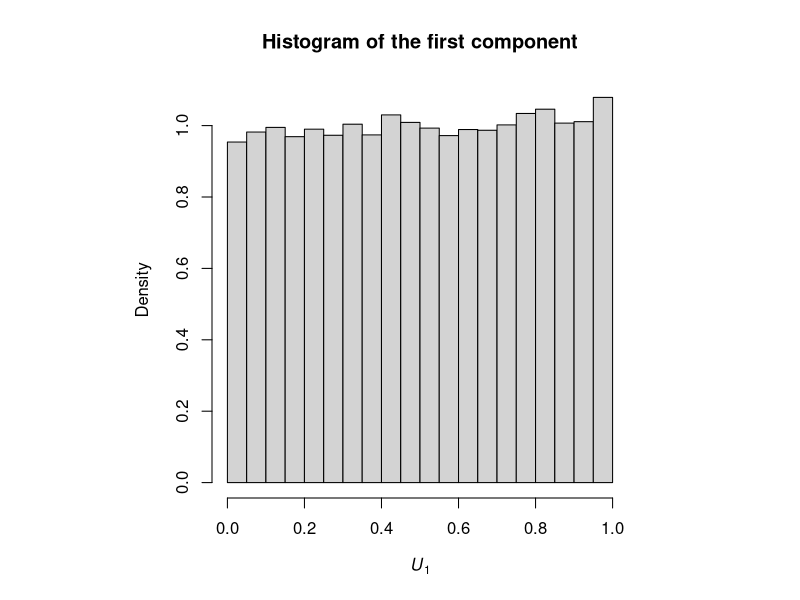
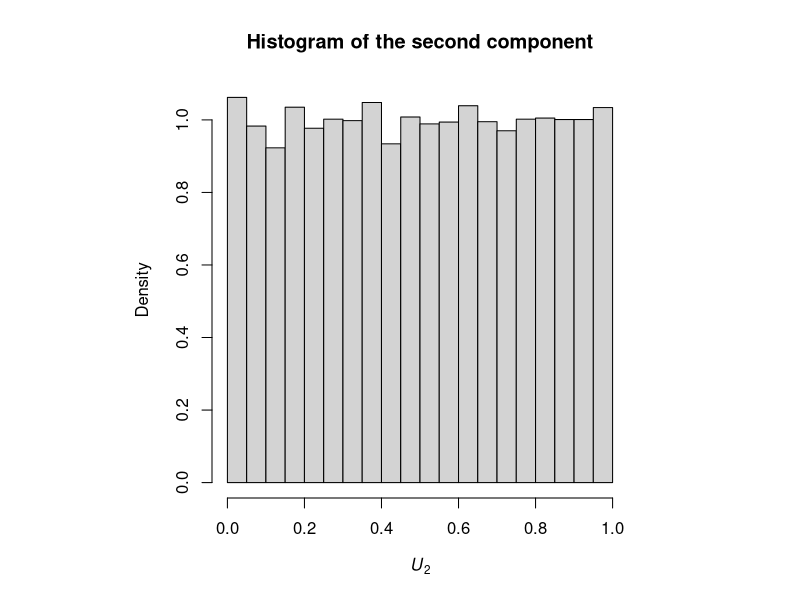
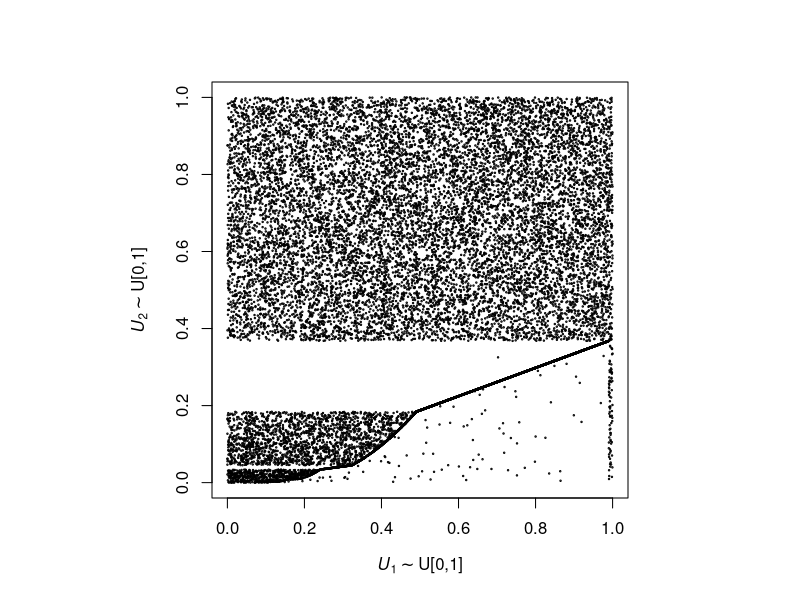
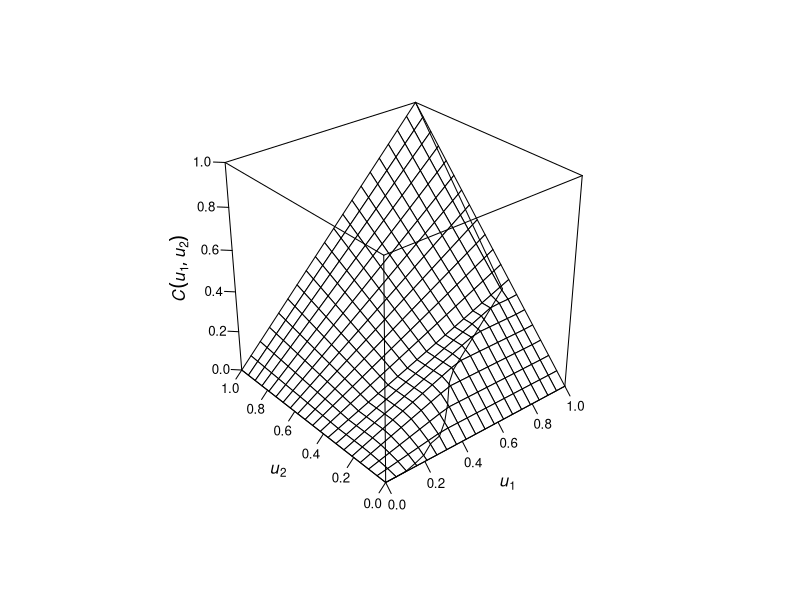
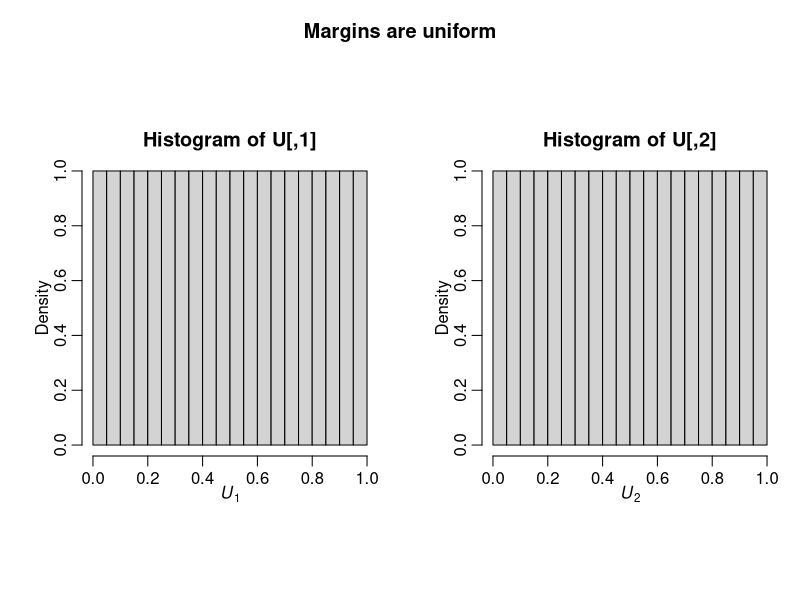
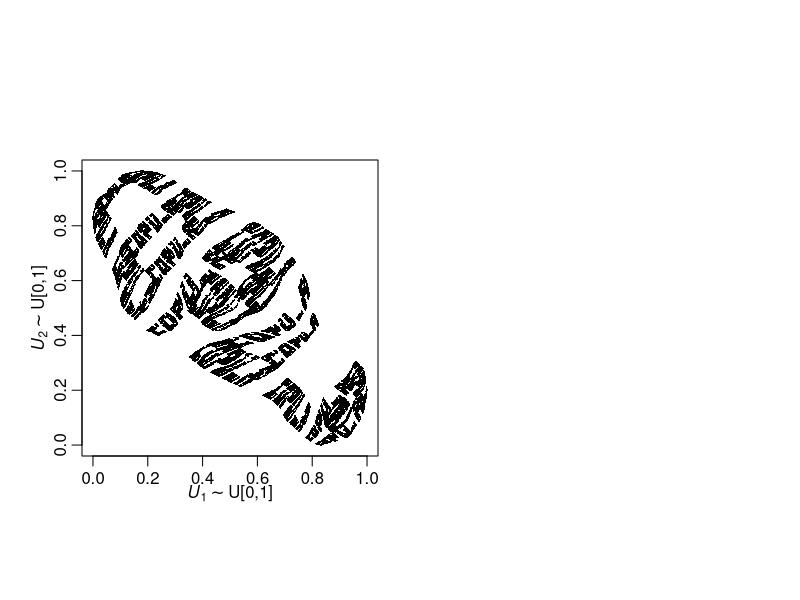

Recreate these plots in R, in order.
## ---- chunk 1
Lambda <- function(t) pmax(log(t), 0)
LambdaInv <- function(t) (t != 0)*exp(t) ## <=>  ifelse(t == 0, 0, exp(t))
## ---- chunk 2
M1 <- function(t) 0.01*t
M1Inv <- function(t) t/0.01

M2 <- function(t) {
    f <- function(t.) {
      	ct <- ceiling(t.)
	if(ct %% 2) t. - (ct-1)/2 else ct/2
    }
    unlist(lapply(t, f))
}
M2Inv <- function(t) {
    f <- function(t.) {
        if(t. == 0) return(0)
        t. + ceiling(t) - 1
    }
    unlist(lapply(t, f))
}
## ---- chunk 3
S1 <- function(t, H) exp(-(M1(t) + Lambda(t)*(1-exp(-H))))
S1Inv <- function(u, H, upper=1e6) unlist(lapply(u, function(u.)
    uniroot(function(x) S1(x,H=H)-u., interval=c(0, upper))$root))
S2 <- function(t, H) exp(-(M2(t) + Lambda(t)*(1-exp(-H))))
S2Inv <- function(u, H, upper=1e6) unlist(lapply(u, function(u.)
    uniroot(function(x) S2(x,H=H)-u., interval=c(0, upper))$root))
## ---- chunk 4
p1 <- function(t, k, H) exp(-M1(t)-H*k)
p1Inv <- function(u, k, H, upper=1e6) unlist(lapply(u, function(u.)
    uniroot(function(x) p1(x,k=k,H=H)-u., interval=c(0, upper))$root))
p2 <- function(t, k, H) exp(-M2(t)-H*k)
p2Inv <- function(u, k, H, upper=1e6) unlist(lapply(u, function(u.)
    uniroot(function(x) p2(x,k=k,H=H)-u., interval=c(0, upper))$root))
## ---- chunk 5
p <- function(t, k, H, I, p1, p2){
    if((lI <- length(I)) == 0){
        stop("error in p")
    }else if(lI==1){
        if(I==1) p1(t, k=k, H=H) else p2(t, k=k, H=H)
    }else{ # lI == 2
        c(p1(t, k=k, H=H), p2(t, k=k, H=H))
    }
}
pInv <- function(u, k, H, I, p1Inv, p2Inv){
    if((lI <- length(I)) == 0){
        stop("error in pInv")
    }else if(lI==1){
        if(I==1) p1Inv(u, k=k, H=H) else p2Inv(u, k=k, H=H)
    }else{ # lI == 2
        c(p1Inv(u[1], k=k, H=H), p2Inv(u[2], k=k, H=H))
    }
}
## ---- chunk 6
C <- function(u, H, Lambda, S1Inv, S2Inv) {
    if(all(u == 0)) 0 else
    u[1]*u[2] * exp(expm1(-H)^2 * Lambda(min(S1Inv(u[1],H), S2Inv(u[2],H))))
}
## ---- chunk 7
s.comp <- function(u1, H, S1Inv, S2){
    if(u1 == 0) 0 else S2 (S1Inv(u1,H), H)
}
## ---- chunk 8
rC1 <- function(H, LambdaInv, S1, S2, p1, p2, p1Inv, p2Inv) {
    d <- 2 # dim = 2
    ## (1)
    U <- runif(d) # for determining the default times of all components
    ## (2) -- t_{h,0} := initial value for the occurrence of the homogeneous
    ##                   Poisson process with unit intensity
    t_h <- 0
    t <- 0 # t_0; initial value for the occurrence of the jump process
    k <- 1 # indices for the sets I
    I_ <- list(1:d) # I_k; indices for which tau has to be determined
    tau <- rep(Inf,d) # in the beginning, set all default times to Inf (= "no default")
    ## (3)
    repeat{
        ## (4)
        ## k-th occurrence of a homogeneous Poisson process with unit intensity:
        t_h[k] <- rexp(1) + if(k == 1) 0 else t_h[k-1]
        ## k-th occ. of non-homogeneous Poisson proc. with integrated rate function Lambda:
        t[k] <- LambdaInv(t_h[k])
        ## (5)
        pvec <- p(t[k], k=k, H=H, I=c(1,2), p1=p1, p2=p2) # c(p_1(t_k), p_2(t_k))
        I. <- (1:d)[U >= pvec] # determine all i in I
        I <- intersect(I., I_[[k]]) # determine I
        ## (6)--(10)
        if(length(I) > 0){
            default.at.t <- U[I] <= p(t[k], k=k-1, H=H, I=I, p1=p1, p2=p2)
            tau[I[default.at.t]] <- t[k]
            Ic <- I[!default.at.t] # I complement
            if(length(Ic) > 0) tau[Ic] <- pInv(U[Ic], k=k-1, H=H, I=Ic,
                                               p1Inv=p1Inv, p2Inv=p2Inv)
        }
        ## (11) --  define I_{k+1} := I_k \ I
        I_[[k+1]] <- setdiff(I_[[k]], I)
        ## (12)
        if(length(I_[[k+1]]) == 0) break else k <- k+1
    }
    ## (14)
    c(S1(tau[1], H=H), S2(tau[2], H=H))
}
## ---- chunk 9
rC <- function(n, H, LambdaInv, S1, S2, p1, p2, p1Inv, p2Inv){
    mat <- t(sapply(rep(H, n), rC1, LambdaInv=LambdaInv, S1=S1, S2=S2,
                    p1=p1, p2=p2, p1Inv=p1Inv, p2Inv=p2Inv))
    row.names(mat) <- NULL
    mat
}

## Generate copula data
n <- 2e4
H <- 10
set.seed(271)
U <- rC(n, H=H, LambdaInv=LambdaInv, S1=S1, S2=S2, p1=p1, p2=p2, p1Inv=p1Inv, p2Inv=p2Inv)

## Check margins of U
par(pty="s")
hist(U[,1], probability=TRUE, main="Histogram of the first component",
     xlab=expression(italic(U[1])))
hist(U[,2], probability=TRUE, main="Histogram of the second component",
     xlab=expression(italic(U[2])))

## Plot U (copula sample)
plot(U, cex=0.2, xlab=expression(italic(U[1])%~%~"U[0,1]"),
                 ylab=expression(italic(U[2])%~%~"U[0,1]"))
## ---- chunk 10
require(lattice)
wf.plot <- function(grid, val.grid, s.comp, val.s.comp, Lambda, S1Inv, S2Inv){
    wireframe(val.grid ~ grid[,1]*grid[,2], xlim=c(0,1), ylim=c(0,1), zlim=c(0,1),
              aspect=1, scales = list(arrows=FALSE, col=1), # remove arrows
              par.settings= list(axis.line = list(col="transparent"), # remove global box
                                 clip = list(panel="off")),
              pts = cbind(s.comp, val.s.comp), # <- add singular component
              panel.3d.wireframe = function(x, y, z, xlim, ylim, zlim, xlim.scaled,
                                            ylim.scaled, zlim.scaled, pts, ...) {
                  panel.3dwire(x=x, y=y, z=z, xlim=xlim, ylim=ylim, zlim=zlim,
                               xlim.scaled=xlim.scaled, ylim.scaled=ylim.scaled,
                               zlim.scaled=zlim.scaled, ...)
                  xx <- xlim.scaled[1]+diff(xlim.scaled)*(pts[,1]-xlim[1])/diff(xlim)
                  yy <- ylim.scaled[1]+diff(ylim.scaled)*(pts[,2]-ylim[1])/diff(ylim)
                  zz <- zlim.scaled[1]+diff(zlim.scaled)*(pts[,3]-zlim[1])/diff(zlim)
                  panel.3dscatter(x=xx, y=yy, z=zz, xlim=xlim, ylim=ylim, zlim=zlim,
                                  xlim.scaled=xlim.scaled, ylim.scaled=ylim.scaled,
                                  zlim.scaled=zlim.scaled, type="l", col=1, ...)
              },
              xlab = expression(italic(u[1])),
              ylab = expression(italic(u[2])),
              zlab = list(expression(italic(C(u[1],u[2]))), rot=90))
}

## Copula plot with singular component
u <- seq(0, 1, length.out=20) # grid points per dimension
grid <- expand.grid(u1=u, u2=u) # grid
val.grid <- apply(grid, 1, C, H=H, Lambda=Lambda, S1Inv=S1Inv, S2Inv=S2Inv) # copula values on grid
s.comp <- cbind(u, sapply(u, s.comp, H=H, S1Inv=S1Inv, S2=S2)) # pairs (u1, u2) on singular component
val.s.comp <- apply(s.comp, 1, C, H=H, Lambda=Lambda, S1Inv=S1Inv, S2Inv=S2Inv) # corresponding z-values
wf.plot(grid=grid, val.grid=val.grid, s.comp=s.comp, val.s.comp=val.s.comp,
        Lambda=Lambda, S1Inv=S1Inv, S2Inv=S2Inv)
## ---- chunk 11
IFS <- local({ ## Using `local`, so `n` is part of IFS
    n <- 23
    list(function(x) c(3*x[1]/n,      x[2]/4),
         function(x) c(-(x[2]-1)/n,   x[1]/2+1/4),
         function(x) c(3*x[1]/n,      x[2]/4+3/4),
         function(x) c((3*x[1]+4)/n,  x[2]/4),
         function(x) c(-(x[2]-5)/n,   x[1]/2+1/4),
         function(x) c((3*x[1]+4)/n,  x[2]/4+3/4),
         function(x) c(-(x[2]-7)/n,   x[1]/2+1/4),
         function(x) c(-x[2]/n+9/n,   3*x[1]/4),
         function(x) c((3*x[1]+8)/n,  x[2]/4+3/4),
         function(x) c(x[1]/n+10/n,   x[2]/8+1/2+1/8),
         function(x) c(2*x[1]/n+9/n,  x[2]/4+1/4+1/8),
         function(x) c(-x[2]/n+13/n,  (3*x[1]+1)/4),
         function(x) c((3*x[1]+12)/n, x[2]/4),
         function(x) c((3*x[1]+12)/n, x[2]/4),
         function(x) c(-x[2]/n+15/n,  (3*x[1]+1)/4),
         function(x) c((3*x[1]+16)/n, x[2]/4),
         function(x) c(-(x[2]-21)/n,  3*x[1]/4),
         function(x) c((3*x[1]+20)/n, x[2]/4+3/4),
         function(x) c((x[1]+21)/n,   x[2]/4+1/4+1/8),
         function(x) c(-(x[2]-23)/n,  3*x[1]/4))
})
## ---- chunk 12
B <- 20 # replications
n.steps <- 20000 # number of steps
AA <- vector("list", length=B)
set.seed(271)
for(i in 1:B) {
    ind <- sample(length(IFS), size=n.steps, replace=TRUE) # (randomly) 'bootstrap' functions
    res <- matrix(0, nrow=n.steps+1, ncol=2) # result matrix (for each i)
    pt <- c(0, 0) # initial point
    for(r in seq_len(n.steps)) {
        res[r+1,] <- IFS[[ind[r]]](pt) # evaluate randomly chosen functions at pt
        pt <- res[r+1,] # redefine point
    }
    AA[[i]] <- res # keep this matrix
}

A <- do.call(rbind, AA) # rbind (n.steps+1, 2)-matrices
n <- nrow(A)
stopifnot(ncol(A) == 2, n == B*(n.steps+1)) # sanity check
## ---- chunk 13
phi <- -pi/4
X <- cbind(cos(phi)*A[,1] - sin(phi)*A[,2]/3,
           sin(phi)*A[,1] + cos(phi)*A[,2]/3)
stopifnot(identical(dim(X), dim(A)))
## ---- chunk 14
U <- apply(X, 2, function(x) ecdf(x)(x))
## Prove equivalence:
stopifnot(all.equal(U,
                    apply(X, 2, rank, ties.method="max") / n,
                    tolerance = 1e-14))
## ---- chunk 15
par(pty="s")
sfsmisc::mult.fig(mfcol = c(1,2), main = "Margins are uniform")
hist(U[,1], probability=TRUE, main="Histogram of U[,1]", xlab=quote(italic(U[1])))
hist(U[,2], probability=TRUE, main="Histogram of U[,2]", xlab=quote(italic(U[2])))
## ---- chunk 16
par(pty="s")
plot(U, pch=".", xlab = quote(italic(U[1]) %~% ~ "U[0,1]"),
     asp = 1,    ylab = quote(italic(U[2]) %~% ~ "U[0,1]"))
## ---- chunk 17
print(sessionInfo(), locale=FALSE)
